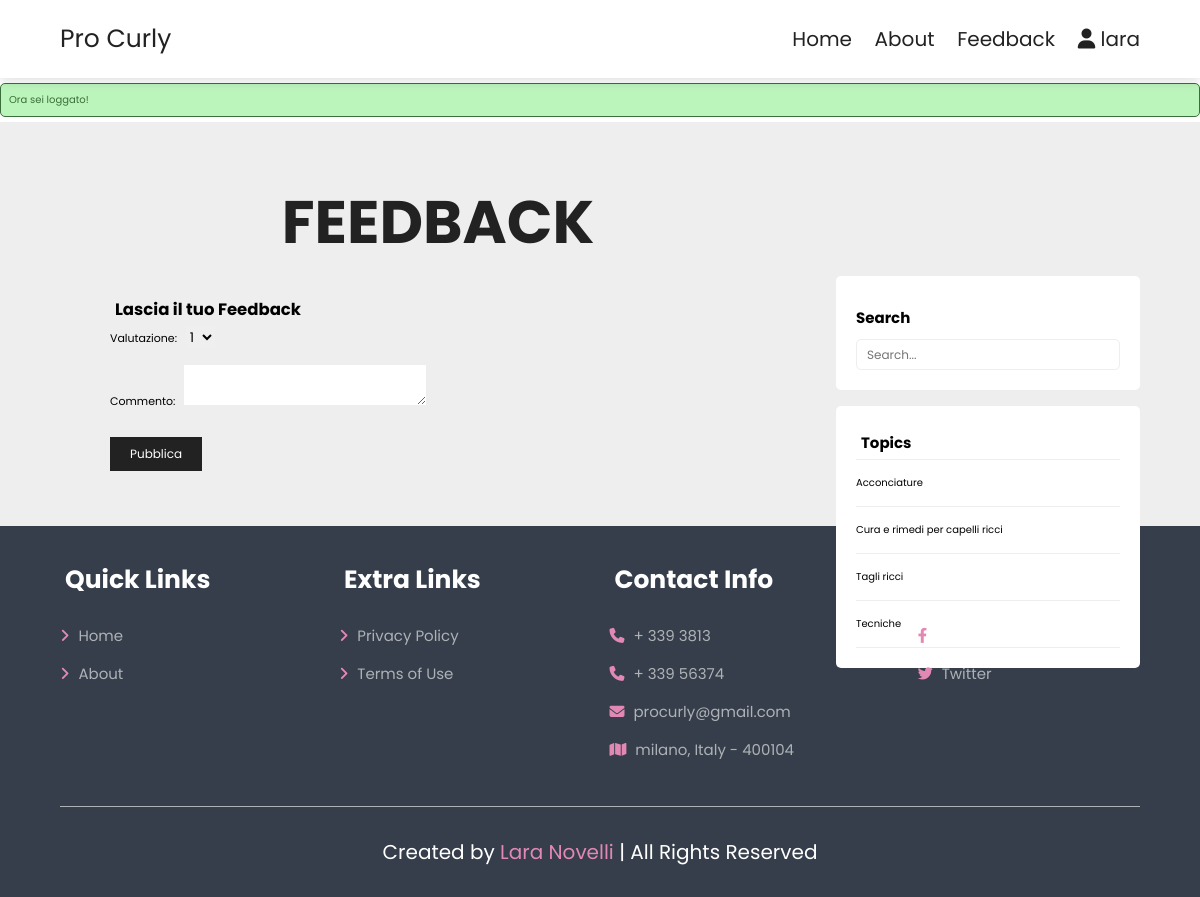
/php/feedback.php (signed in), run on the app's committed database.
### tables this page shows
CREATE TABLE `topics` (
  `id` int(11) NOT NULL,
  `name` varchar(100) NOT NULL
);

### php/topics.php (called while the page is built, shortened)
<?php include(ROOT_PATH . "/db.php"); ?>
<?php
$table = 'topics';
$topics = selectAll($table);

### php/db.php (called while the page is built, shortened)
<?php
require('config.php');
function selectAll($table, $conditions = [])
{
    global $conn;
    $sql = "SELECT * FROM $table";
    if(empty($conditions)) {
        $stmt = $conn->prepare($sql);
        $stmt->execute();
        $records = $stmt ->get_result()->fetch_all(MYSQLI_ASSOC);
        return $records;
    }
}

### php/feedback.php (the view, shortened to what this page needs)
<?php include(ROOT_PATH . "/topics.php");
usersOnly();?>
<?php
$postsTitle = 'feedback';
?>
<!DOCTYPE html>
<html lang="en">
<head>
    <link rel="stylesheet" href="https://cdn.jsdelivr.net/npm/swiper@9/swiper-bundle.min.css"/>
    <link rel="stylesheet" href="https://cdnjs.cloudflare.com/ajax/libs/font-awesome/6.4.0/css/all.min.css">
    <link rel="stylesheet" href="../css/style.css">
</head>
<body>
    <?php include(ROOT_PATH . "/../php/header.php") ?>
    <?php include(ROOT_PATH . "/../php/message.php") ?>
    <section class="home-post clearfix">
        <div class="box-container">
            <h1 class="heading-title"><?php echo $postsTitle ?></h1>
            <h2>Lascia il tuo Feedback</h2>
            <form method="post" id="feedback_form">
                <label for="rating">Valutazione:</label>
                <select name="rating" id="rating"  required>
                    <option value="1">1</option>
                </select><br><br>
                <label for="comment">Commento:</label>
                <textarea name="comment" id="comment" required></textarea>
                <br><br>
                <input type="submit" name="create_comm" id="create_comm" class="btn-feedback" value="Pubblica">
            </form>
        </div>
        <div class="sidebar">
            <div class="section search">
                <h2 class="section-title">Search</h2>
                <form action="index.php" method="post">
                    <input type="text" name="search-term" class="text-input" placeholder="Search...">
                </form>
            </div>
            <div class="section topics">
                <h2 class="section-titile">Topics</h2>
                <ul>
                    <?php foreach ($topics as $key => $topic): ?>
                        <li><a href="<?php echo BASE_URL . 'php/index.php?topic_id=' . $topic['id'] . '&name' . $topic['name']; ?>"><?php echo $topic['name']; ?></a></li>
                    <?php endforeach; ?>
                </ul>
            </div>
        </div>
</section>
    <?php include(ROOT_PATH . "/../php/footer.php") ?>
</body>
</html>

### css/style.css (style rules this page uses)
:root { --main-color: #e288b4; --black: #222; --white: #fff; --light-black: #777; --light-white: #fff9; --dark-bg: rgba(0,0,0,.7); --light-bg:#eee; --border: .1rem solid var(--black); --box-shadow: 0 .5rem 1rem rgba(0,0,0,.1); --text-box-shadow: 0 1.5rem 3rem rgba(0,0,0,.3); }
* { font-family: 'Poppins', sans-serif; margin: 0; padding: 0; box-sizing: border-box; outline: none; border: none; text-decoration: none; }
html { font-size: 62.5%; overflow-x: hidden; }
.clearfix::after { content: ''; display: block; clear: both; }
.text-input { padding: .7rem 1rem; display: block; width: 100%; border-radius: 5px; border: 1px solid var(--light-bg); outline: none; color: var(--light-black); line-height: 1.5rem; font-size: 1.2rem; font-family: 'Poppins', sans-serif;; }
section { padding: 5rem 10%; }
.heading-title { text-align: center; margin-bottom: 3rem; font-size: 6rem; text-transform: uppercase; color: var(--black); }
h1, h2, h3, h4, h5, h6 { margin: 5px; }
a { color: inherit; }
.home-post { background: var(--light-bg); }
.home-post .box-container { width: 70%; float: left; }
.home-post .sidebar { width: 30%; float: left; height: 300px; }
.home-post .sidebar .section { background: var(--white); padding: 20px; border-radius: 5px; margin-left: 20px; }
.home-post .sidebar .section .section-title { margin: 10px 0px 10px 0px; }
.home-post .sidebar .section.search { margin-top: 124px; }
.home-post .sidebar .section.topics ul { margin: 0px; padding: 0px; list-style: none; border-top: 1px solid var(--light-bg); }
.home-post .sidebar .section.topics ul li a { display: block; padding: 15px 0px 15px 0px; border-bottom: 1px solid var(--light-bg); transition: all .3s; }
.home-post .box-container { padding: 20px 50px; font-size: 1.1rem; border-radius: 5px; }
.btn-feedback { display: inline-block; background: var(--black); margin-top: 1rem; color: var(--white); font-size: 1.7rem; padding: 0.8rem 2rem; cursor: pointer; font-size: 1.20rem; }
@media (max-width:1200px) { section { padding: 3rem 5%; } }

### data on the page
topics: name "Acconciature"
topics: name "Cura e rimedi per capelli ricci"
topics: name "Tagli ricci"
topics: name "Tecniche"

### other printed values
$_SESSION['username'] "lara"
$_SESSION['message'] "Ora sei loggato!"
$postsTitle "FEEDBACK"
